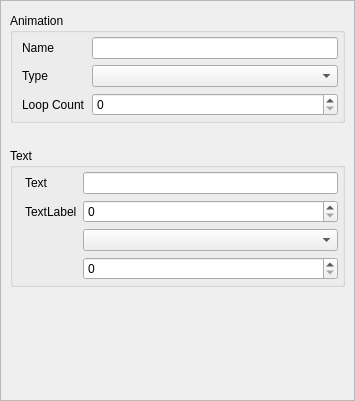
<?xml version="1.0" encoding="UTF-8"?>
<ui version="4.0">
 <class>Inspector</class>
 <widget class="QWidget" name="Inspector">
  <property name="geometry">
   <rect>
    <x>0</x>
    <y>0</y>
    <width>355</width>
    <height>401</height>
   </rect>
  </property>
  <property name="sizePolicy">
   <sizepolicy hsizetype="MinimumExpanding" vsizetype="Preferred">
    <horstretch>0</horstretch>
    <verstretch>0</verstretch>
   </sizepolicy>
  </property>
  <property name="windowTitle">
   <string>Inspector</string>
  </property>
  <layout class="QVBoxLayout" name="verticalLayout">
   <property name="spacing">
    <number>-1</number>
   </property>
   <property name="sizeConstraint">
    <enum>QLayout::SetDefaultConstraint</enum>
   </property>
   <property name="leftMargin">
    <number>0</number>
   </property>
   <property name="topMargin">
    <number>0</number>
   </property>
   <property name="rightMargin">
    <number>0</number>
   </property>
   <property name="bottomMargin">
    <number>0</number>
   </property>
   <item>
    <widget class="QScrollArea" name="scrollArea">
     <property name="sizePolicy">
      <sizepolicy hsizetype="Preferred" vsizetype="Expanding">
       <horstretch>0</horstretch>
       <verstretch>0</verstretch>
      </sizepolicy>
     </property>
     <property name="horizontalScrollBarPolicy">
      <enum>Qt::ScrollBarAlwaysOff</enum>
     </property>
     <property name="sizeAdjustPolicy">
      <enum>QAbstractScrollArea::AdjustIgnored</enum>
     </property>
     <property name="widgetResizable">
      <bool>true</bool>
     </property>
     <widget class="QWidget" name="scrollAreaWidgetContents">
      <property name="geometry">
       <rect>
        <x>0</x>
        <y>0</y>
        <width>353</width>
        <height>399</height>
       </rect>
      </property>
      <layout class="QVBoxLayout" name="verticalLayout_2">
       <property name="spacing">
        <number>25</number>
       </property>
       <property name="topMargin">
        <number>12</number>
       </property>
       <item>
        <widget class="QGroupBox" name="groupBox_2">
         <property name="title">
          <string>Animation</string>
         </property>
         <layout class="QGridLayout" name="gridLayout">
          <property name="topMargin">
           <number>4</number>
          </property>
          <property name="rightMargin">
           <number>4</number>
          </property>
          <property name="bottomMargin">
           <number>4</number>
          </property>
          <item row="1" column="1">
           <widget class="QComboBox" name="comboBox_2"/>
          </item>
          <item row="0" column="1">
           <widget class="QLineEdit" name="lineEdit_2"/>
          </item>
          <item row="2" column="1">
           <widget class="QSpinBox" name="spinBox_3"/>
          </item>
          <item row="0" column="0">
           <widget class="QLabel" name="label_3">
            <property name="text">
             <string>Name</string>
            </property>
           </widget>
          </item>
          <item row="1" column="0">
           <widget class="QLabel" name="label_4">
            <property name="text">
             <string>Type</string>
            </property>
           </widget>
          </item>
          <item row="2" column="0">
           <widget class="QLabel" name="label_5">
            <property name="text">
             <string>Loop Count</string>
            </property>
           </widget>
          </item>
         </layout>
        </widget>
       </item>
       <item>
        <widget class="QGroupBox" name="groupBox">
         <property name="title">
          <string>Text</string>
         </property>
         <layout class="QGridLayout" name="gridLayout_2" columnstretch="0,1">
          <property name="leftMargin">
           <number>12</number>
          </property>
          <property name="topMargin">
           <number>4</number>
          </property>
          <property name="rightMargin">
           <number>4</number>
          </property>
          <property name="bottomMargin">
           <number>4</number>
          </property>
          <item row="2" column="1">
           <widget class="QComboBox" name="comboBox"/>
          </item>
          <item row="0" column="0">
           <widget class="QLabel" name="label_2">
            <property name="text">
             <string>Text</string>
            </property>
           </widget>
          </item>
          <item row="0" column="1">
           <widget class="QLineEdit" name="lineEdit"/>
          </item>
          <item row="1" column="1">
           <widget class="QSpinBox" name="spinBox"/>
          </item>
          <item row="1" column="0">
           <widget class="QLabel" name="label">
            <property name="text">
             <string>TextLabel</string>
            </property>
           </widget>
          </item>
          <item row="3" column="1">
           <widget class="QSpinBox" name="spinBox_2"/>
          </item>
         </layout>
        </widget>
       </item>
       <item>
        <spacer name="verticalSpacer">
         <property name="orientation">
          <enum>Qt::Vertical</enum>
         </property>
         <property name="sizeHint" stdset="0">
          <size>
           <width>20</width>
           <height>40</height>
          </size>
         </property>
        </spacer>
       </item>
      </layout>
     </widget>
    </widget>
   </item>
  </layout>
 </widget>
 <resources/>
 <connections/>
</ui>
